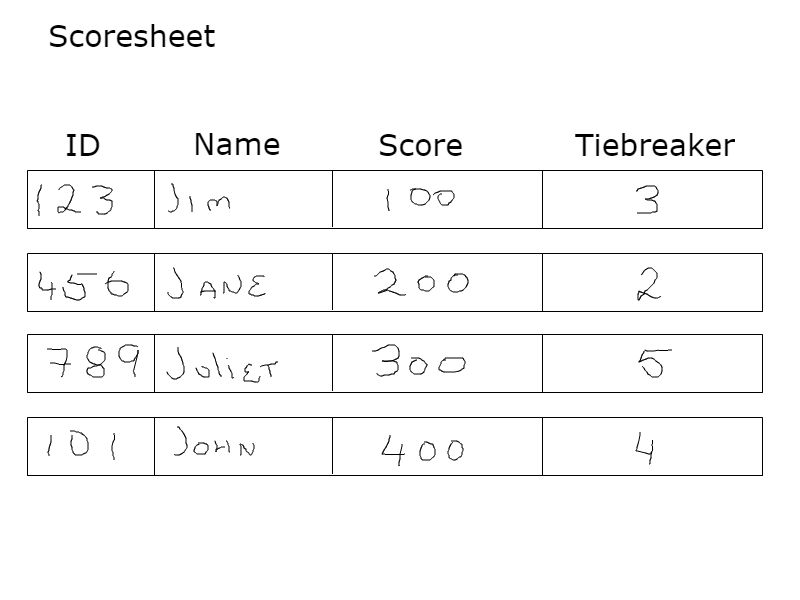
#> input picture Example/images/SG9AL.jpeg, 800 x 600 px, found by its file name
$ jupyter execute --allow-errors 'cell segmentation.ipynb'   (older library calls are emulated)
#> lines starting #> are read from the running program, lines starting #| are printed output that depends on the picture
[cell 1]
#load package
import matplotlib.pyplot as plt
import cv2
import pandas as pd
import numpy as np
import seaborn as sns

from skimage import measure
from skimage.segmentation import clear_border
from skimage.morphology import skeletonize, binary_closing

[cell 2]
from skimage.filters import sobel

def Genfeature(img):
    img = img.reshape(28,28)
    img_features = np.array([])
    # FEATURE 1 - Pixel values
    #Add pixel values to the data frame
    pixel_values = img.reshape(-1)
    img_features = np.concatenate((img_features,pixel_values), axis=0)

    # FEATURE 2 - Bunch of Gabor filter responses
    #Generate Gabor features
    for theta in range(8):   #Define number of thetas
        theta = theta / 4. * np.pi
        for sigma in (1, 5):  #Sigma with 1 and 3
            lamda = np.pi/4
            gamma = 0.5
            ksize=9
            kernel = cv2.getGaborKernel((ksize, ksize), sigma, theta, lamda, gamma, 0, ktype=cv2.CV_32F)

            #Now filter the image and add values to a new column
            fimg = cv2.filter2D(img, cv2.CV_8UC3, kernel)
            filtered_img = fimg.reshape(-1)
            img_features = np.concatenate((img_features,filtered_img), axis=0)

    # FEATURE 3 Sobel
    edge_sobel = sobel(img)
    edge_sobel = edge_sobel.reshape(-1)
    img_features = np.concatenate((img_features,edge_sobel), axis=0)

    #print('pixel_values.shape: ', filtered_img.shape)

    return img_features


def X_features(train_X, train_y):
    # allocate
    train_X_features = np.zeros((len(train_y), len(Genfeature(train_X[0]))))

    # go through each entry
    for i,k in enumerate(train_X):
        train_X_features[i,:] = Genfeature(k)
    return train_X_features

[cell 3]
# A Framework to Access Handwritten Information within Large Digitized Paper Collections

[cell 4]
# load as a grayscale image, best used on scanned image
img_url = '/Users/livi/Git/HandWritingRecognization/Examples/SG9AL.jpeg'
img = cv2.imread(img_url,0)
#> img is the input picture: shape (600, 800); min 0, max 255, mean 247.8
plt.imshow(img)

[cell 5]
# binarized (background 0, line/text 1)
img = 1-img/255
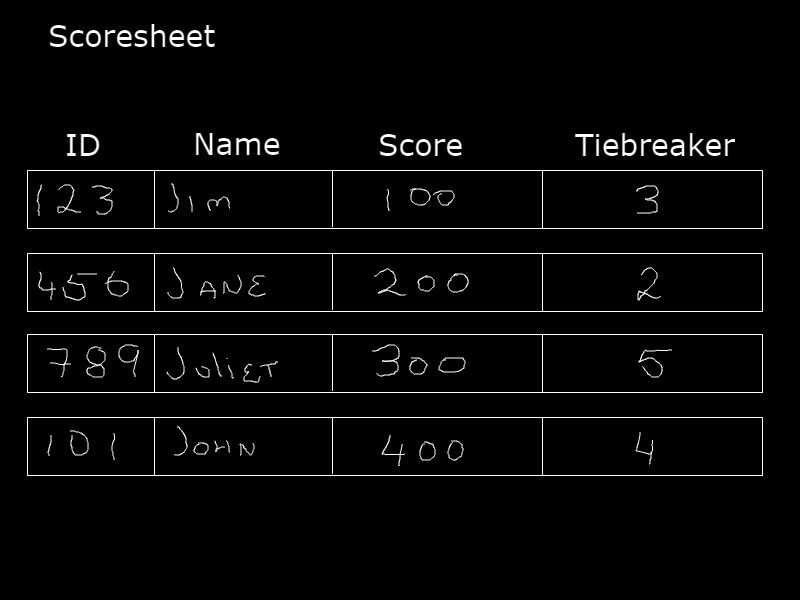
#> img: shape (600, 800) float64; min 0, max 1, mean 0.0281
plt.hist(img.reshape(-1,1)); plt.title('Intensity Distribution');plt.show()
#> after `plt.hist(img.reshape(-1, 1))`:
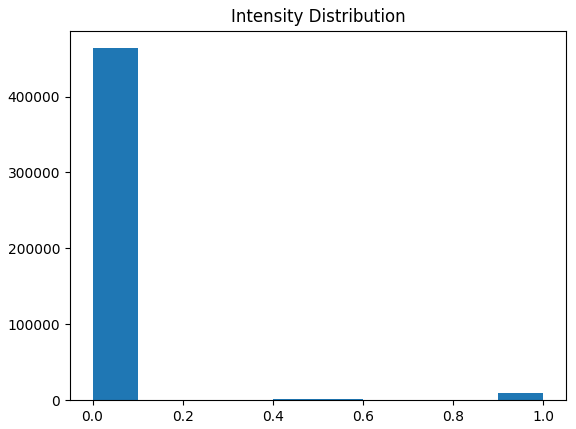
#> figure drawn by matplotlib, 1 panel; tallest bar 463752 high, from x = -6.94e-18 to 0.1
#img = img[img>0.1]
#img = img[20:img.shape[0]-40,20:img.shape[1]-20]

#plt.figure(figsize=(16,8))
#plt.subplot(1,2,1)
#sns.heatmap(img);

# morphological thinning process (ref 20) for character recognition. (likely to miss hlines)
#plt.subplot(1,2,2)
#img_thin = skeletonize(img)
#sns.heatmap(img_thin);
#plt.show()

#Hough transformation
# rotate image by detecting long horizontal lines with Hough transform.
## histogram of angles of these lines, based on the angle to rotate
# after rotation, verticle and horizontal pixel histogram gves the location.
# we build one template, and fnd lines that match the template
#(dot product, or dynamic time warping). Horizontal/vertical can run separately.

[cell 6]
horizontal_sum = img.sum(axis=1)
#> horizontal_sum = 600 values, max 735.8 at index 392, min 0 at index 0, mean 22.47
vertical_sum = img.sum(axis=0)
#> vertical_sum = 800 values, max 242.8 at index 154, min 0 at index 0, mean 16.86

# find loc read more than Q3 intensity.
h_diff = np.diff(horizontal_sum)
#> h_diff = 599 values, max 735 at index 333, min -735.7 at index 311, mean 7.95e-16
v_diff = np.diff(vertical_sum)
#> v_diff = 799 values, max 234.2 at index 26, min -234.1 at index 762, mean 4e-17
ax0_criteria, ax1_criteria = [np.mean(i)+1.5*np.std(i) for i in [h_diff, v_diff]]
#> ax0_criteria = 179.6; ax1_criteria = 38.38
#np.quantile(horizontal_sum,0.95), np.quantile(vertical_sum,0.95)

# image shape
print(img.shape)
#| (600, 800)

plt.figure(figsize=(10,4))
# horizontal sum
plt.subplot(1,2,1)#; plt.plot(horizontal_sum); plt.hlines(ax0_criteria, 0, 300, 'r')
plt.plot(h_diff)
plt.axhline(np.mean(h_diff)+np.std(h_diff),c='r')
plt.axhline(np.mean(h_diff)-np.std(h_diff),c='r')
plt.axhline(ax0_criteria,c='g')
plt.title('Diff Horizontal Sum')
# vertical sumss
plt.subplot(1,2,2)#;plt.plot(vertical_sum); #plt.hlines(ax1_criteria, 0, 300, 'r')
plt.plot(v_diff)
plt.axhline(np.mean(v_diff)+np.std(v_diff),c='r')
plt.axhline(np.mean(v_diff)-np.std(v_diff),c='r')
plt.axhline(ax1_criteria,c='g')
plt.title('Vertical Sum')
plt.show()
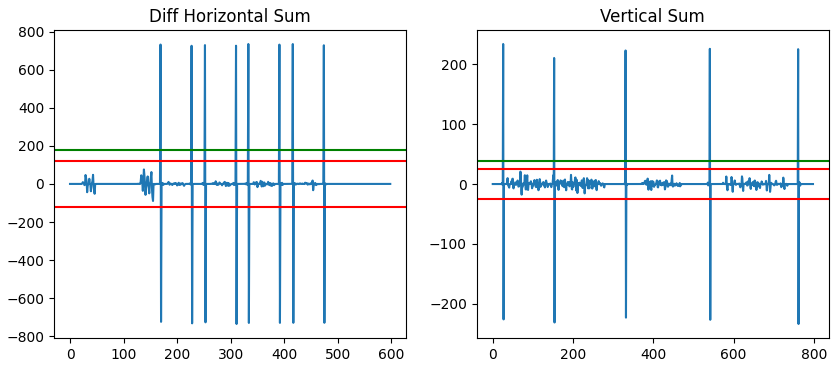
#> figure drawn by matplotlib, 2 panels; panel 1: curve peaks at x = 333, y = 735; panel 2: curve peaks at x = 26, y = 234.2

[cell 7]
# draw cells
frame= np.zeros((img.shape[0]-1, img.shape[1]-1))
frame[h_diff>ax0_criteria,:]=1
frame[:,v_diff>ax1_criteria]=1
frame[h_diff<-1*ax0_criteria,:]=1
frame[:,v_diff<-1*ax1_criteria]=1

# merge lines that are closed to each other
frame_close = skeletonize(binary_closing(frame))
plt.figure(figsize=(16,8))
plt.subplot(1,2,1);sns.heatmap(1-frame)
plt.subplot(1,2,2);sns.heatmap(1-frame_close)
plt.show()
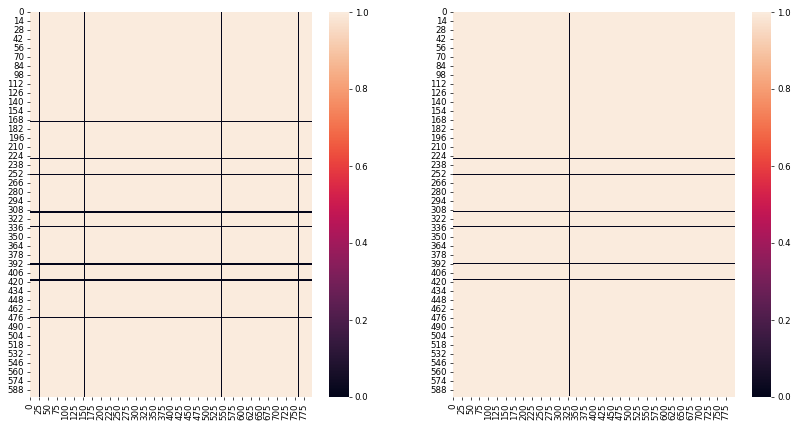
#> figure drawn by matplotlib, 4 panels

frame = frame_close

[cell 8]
frame = 255*(1-frame.astype(int))

## Filter img_0 based on Frame

[cell 9]
img_0 = 255-cv2.imread(img_url,0)
#> img_0: shape (600, 800); min 0, max 255, mean 7.2
plt.figure(figsize=(16,8))
plt.subplot(1,2,1);sns.heatmap(img_0)
plt.subplot(1,2,2);sns.heatmap(clear_border(frame))
plt.show()
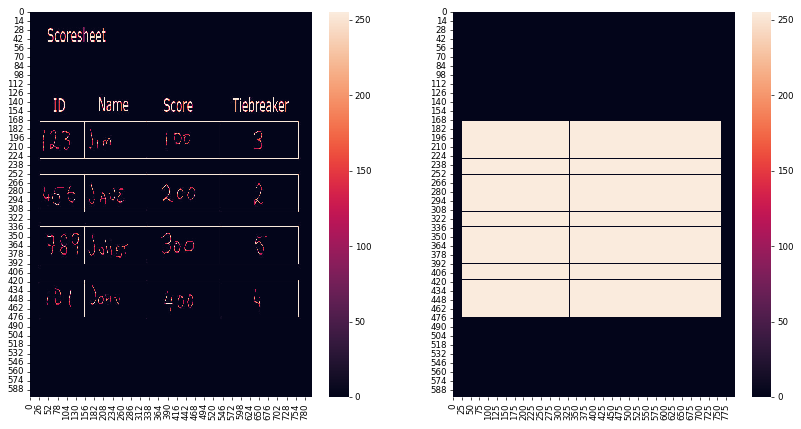
#> figure drawn by matplotlib, 4 panels

[cell 10]
frame = clear_border(frame)
frame_label = measure.label(frame)
smaller_regionNum=[]
area = {}
img_int = []

regions = measure.regionprops(frame_label)
for i, region in enumerate(regions):

    x1, y1, x2, y2= region.bbox
    img_int.append(np.sum(img_0[x1:x2, y1:y2]))

    area[i] = region.area
    if region.area<100:
        smaller_regionNum.append(region.label)
#> after the loop, area = 28 items; img_int = 28 values, max 131036 at index 18, min 32490 at index 4, mean 80725.1; smaller_regionNum = []
        #print(region.label,': ', region.area)

# reason for area < 100
print('# of Regions Smaller than 100: ', len(smaller_regionNum))
#| # of Regions Smaller than 100:  0
#smaller100= [i in smaller_regionNum for i in np.unique(frame_label)]

[cell 11]
sns.heatmap(frame_label)
plt.show()
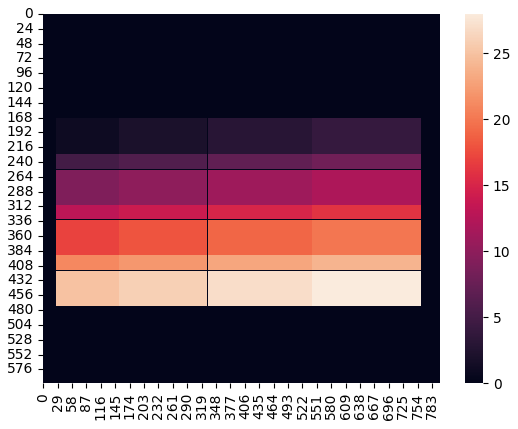
#> figure drawn by matplotlib, 2 panels

[cell 12]
area_list = list(area.values())
#> area_list = 28 values, max 12483 at index 3, min 2772 at index 12, mean 7779.9
CoefVar = np.std(area_list)/np.mean(area_list)
#> CoefVar = 0.446
plt.hist(area.values())
plt.show()
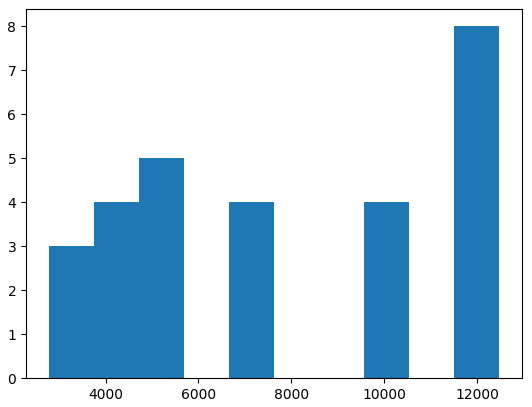
#> figure drawn by matplotlib, 1 panel; tallest bar 8 high, from x = 11511.9 to 12483
CoefVar
#> Out = 0.446

## Prediction

[cell 13]
import pickle
import imutils
from imutils.contours import sort_contours

#> (a cell that did not finish here is left out)

[cell 15]
def norm_img(image):
	# initialize the list of contour bounding boxes and associated
	# characters that we'll be OCR'ing
	chars = []
	try:
		image = image/np.max(image)*255
		image = image.astype(np.uint8)
		gray = image #cv2.cvtColor(image, cv2.COLOR_BGR2GRAY)
		blurred = cv2.GaussianBlur(gray, (3, 3), 0)
		edged = cv2.Canny(blurred, 20, 80)

		cnts = cv2.findContours(edged.copy(), cv2.RETR_EXTERNAL,
			cv2.CHAIN_APPROX_SIMPLE)
		cnts = imutils.grab_contours(cnts)
		cnts = sort_contours(cnts, method="left-to-right")[0]


		# loop over the contours
		for c in cnts:
			# compute the bounding box of the contour
			(x, y, w, h) = cv2.boundingRect(c)
			#plt.imshow(gray[y:y + h, x:x + w]);plt.show()

			# filter out bounding boxes, ensuring they are neither too small
			# nor too large
			if (w >= 5 and w <= 150) and (h >= 15 and h <= 120):
				# extract the character and threshold it to make the character
				# appear as *white* (foreground) on a *black* background, then
				# grab the width and height of the thresholded image
				roi = gray[y:y + h, x:x + w]
				thresh = cv2.threshold(roi, 0, 255,
					cv2.THRESH_BINARY | cv2.THRESH_OTSU)[1]
				(tH, tW) = thresh.shape
				# if the width is greater than the height, resize along the
				# width dimension
				if tW > tH:
					thresh = imutils.resize(thresh, width=32)

				# otherwise, resize along the height
				else:
					thresh = imutils.resize(thresh, height=32)

				# re-grab the image dimensions (now that its been resized)
				# and then determine how much we need to pad the width and
				# height such that our image will be 28x28
				(tH, tW) = thresh.shape
				dX = int(max(0, 28 - tW) / 2.0)+2
				dY = int(max(0, 28 - tH) / 2.0)+2

				# pad the image and force 28x28 dimensions
				padded = cv2.copyMakeBorder(thresh, top=dY, bottom=dY,
					left=dX, right=dX, borderType=cv2.BORDER_CONSTANT,
					value=(0, 0, 0))
				padded = cv2.resize(padded, (28, 28))

				# prepare the padded image for classification via our
				# handwriting OCR model
				padded = padded.astype("float32") / 255.0
				padded = np.expand_dims(padded, axis=-1)

				# update our list of characters
				chars.append((padded, (x, y, w, h)))
		# extract the bounding box locations and padded characters
		boxes = [b[1] for b in chars]
		results = np.array([c[0] for c in chars], dtype="float32")

		return boxes,results
	except: print('no image'); return chars

[cell 16]
label = {i:str(i) for i in range(10)}
for i in range(10,36,1):
    label[i] = chr(i+55)

[cell 17]
#img_copy=img_0.copy()
img_copy = cv2.imread('Examples/SG9AL.jpeg')
idx = [i for i,k in enumerate(area_list) if k>000]
#> idx = 28 values from 0 to 27
img_int = []
soft_region = 0
#> (the rest of this cell did not finish here and is left out)
